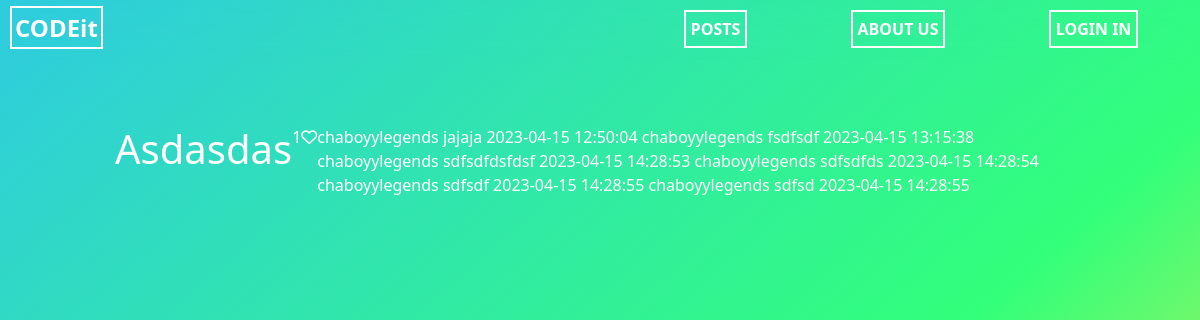
/post/1, run on the app's committed database.
### website/models.py (models this page shows)
class Posts(db.Model):
    __tablename__ = 'posts'
    post_id = db.Column(db.Integer, primary_key=True)
    user_id = db.Column(db.Integer, db.ForeignKey('users.id', ondelete="CASCADE"))
    post_title = db.Column(db.String(150), nullable=False)
    post_content = db.Column(db.Text, nullable=False)
    date = db.Column(db.DateTime(timezone=True), default=func.now())
    comments = db.relationship('Comments', backref='posts', passive_deletes=True)
    likes = db.relationship('Likes', backref='posts', passive_deletes=True)

class Comments(db.Model):
    __tablename__ = 'comments'
    comment_id = db.Column(db.Integer, primary_key=True)
    post_id = db.Column(db.Integer, db.ForeignKey('posts.post_id', ondelete="CASCADE"))
    user_id = db.Column(db.Integer, db.ForeignKey('users.id', ondelete="CASCADE"))
    date = db.Column(db.DateTime(timezone=True), default=func.now())
    comment_content = db.Column(db.Text, nullable=False)

class Users(db.Model, UserMixin):
    __tablename__ = 'users'
    id = db.Column(db.Integer, primary_key=True)
    email = db.Column(db.String(150), unique=True)
    password = db.Column(db.String(75))
    username = db.Column(db.String(128), unique=True)
    date = db.Column(db.DateTime(timezone=True), default=func.now())
    user_image = db.Column(db.Text)
    posts = db.relationship('Posts', backref='users', passive_deletes=True)
    comments = db.relationship('Comments', backref='users', passive_deletes=True)
    likes = db.relationship('Likes', backref='users', passive_deletes=True)

### website/views.py (the view)
@views.route('/post/<post_id>')
def post_info(post_id):
    css_route = "css/post_info.css"
    post_info = Posts.query.filter_by(post_id=post_id).first()
    title = post_info.post_title
    return render_template("post_info.html", title=title, css_route=css_route, user=current_user, post_info=post_info)

### website/templates/post_info.html (shortened to what this page needs)
{% extends 'base/main.html' %}
{% block body %}
    <h1>{{ post_info.post_title }}</h1>
    {{ post_info.likes|length }}
    {%  if user.id in post_info.likes|map(attribute="user_id")|list %}
    <a href="/posts/like-post/{{ post_info.post_id }}"><i class="fa-solid fa-heart" style="color: #ffffff;"></i></a>
    {% else %}
    <a href="/posts/like-post/{{ post_info.post_id }}"><i class="fa-regular fa-heart" style="color: #ffffff;"></i></a>
    {% endif %}
    <div class="comments-container">
        <div class="comment-section">
            {% for comment in post_info.comments %}
                {{ comment.users.username }}
                {{ comment.comment_content }}
                {{ comment.date }}
            {% endfor %}
        </div>
    </div>
{% endblock %}

### website/templates/base/main.html (shortened to what this page needs)
<!DOCTYPE html>
<html lang="en">
<head>
    <link rel="stylesheet" href="https://cdn.jsdelivr.net/npm/boxicons@latest/css/boxicons.min.css">
    <link href="{{ url_for('static',filename='css/base/main.css') }}" rel="stylesheet" type="text/css"/>
    <link href="{{ url_for('static',filename=css_route) }}" rel="stylesheet" type="text/css"/>
    <link href="https://cdn.jsdelivr.net/npm/bootstrap@5.3.0-alpha2/dist/css/bootstrap.min.css" rel="stylesheet"
>
    <link rel="stylesheet" href="https://cdn.jsdelivr.net/npm/bootstrap-icons@1.10.4/font/bootstrap-icons.css">
</head>
<body>
<div class="nav-container">
    <div class="logo-wrapper">
        <a class="logo" href="/">CODEit</a>
    </div>
    <div class="nav-wrapper">
        <ul>
            <li><a class="nav-link" href="/posts">POSTS</a></li>
            <li><a class="nav-link" href="/about_us">ABOUT US</a></li>
            {% if user.is_authenticated %}
                <li><a class="nav-link" href="/logout">LOGOUT</a></li>
            {% else %}
                <li><a class="nav-link" href="/login">LOGIN IN</a></li>
            {% endif %}
        </ul>
    </div>
</div>
<div class="main-container">
    {% block body %} {% endblock %}
</div>
</body>
</html>

### website/static/css/base/main.css (style rules this page uses)
a { text-decoration: none !important; border-bottom: none !important; color: white !important; }
body { height: 100vh; width: 100vw; background-color: #fde74c; background-image: linear-gradient(319deg, #fde74c 0%, #32ff7a 37%, #2fcbe0 100%); color: white !important; font-family: "Poppins", sans-serif; }
body .nav-container { backdrop-filter: blur(10px); margin: 0; padding: 10px; display: flex; flex-direction: row; width: 100%; height: 60px; }
body .nav-container .logo-wrapper { flex: 1; list-style-type: none; }
body .nav-container .logo-wrapper .logo { padding: 3px; font-size: 24px; font-weight: bold; border: 2px solid white !important; }
body .nav-container .nav-wrapper { flex: 1; }
body .nav-container .nav-wrapper ul { list-style-type: none; display: flex; flex-direction: row; justify-content: space-around; flex-wrap: nowrap; }
body .nav-container .nav-wrapper ul .nav-link { border: 2px solid white !important; padding: 5px; font-weight: bold; }
body .main-container { display: flex; flex-direction: row; margin: 50px 100px; padding: 15px; justify-content: center; }

### data on the page
Posts: post_title "Asdasdas"
Comments: users.username "chaboyylegends", comment_content "jajaja", date "2023-04-15 12:50:04"
Comments: users.username "chaboyylegends", comment_content "fsdfsdf", date "2023-04-15 13:15:38"
Comments: users.username "chaboyylegends", comment_content "sdfsdfdsfdsf", date "2023-04-15 14:28:53"
Comments: users.username "chaboyylegends", comment_content "sdfsdfds", date "2023-04-15 14:28:54"
Comments: users.username "chaboyylegends", comment_content "sdfsdf", date "2023-04-15 14:28:55"
Comments: users.username "chaboyylegends", comment_content "sdfsd", date "2023-04-15 14:28:55"

### other printed values
{{ post_info.likes|length }} "1"
